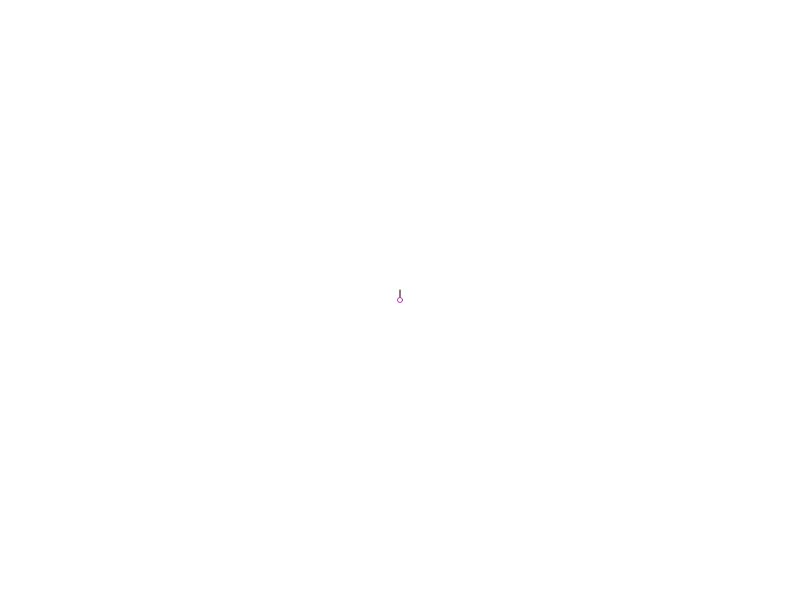
Frame 1 (no input)
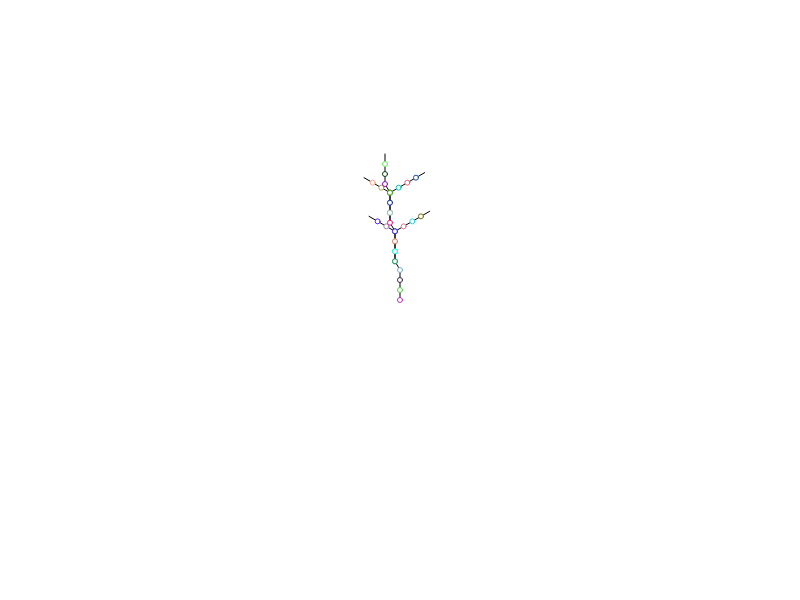
Frame 60 (no input)
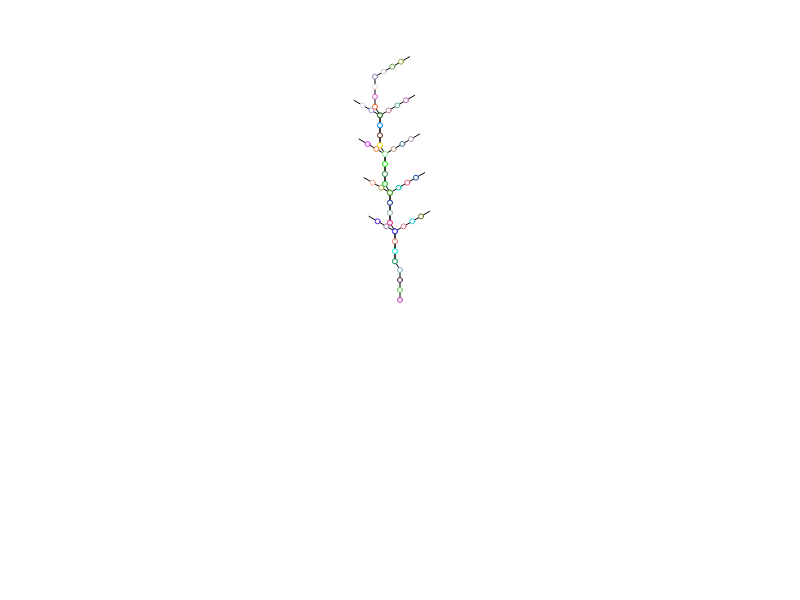
Frame 120 (the mouse pressed at the canvas centre since frame 60)

The p5.js sketch that drew these frames (run headless with seeded random() and noise() and a simulated clock; from frame 60 on, the mouse is pressed at the canvas centre):

// p5.js sketch
// ── sketch.js
var x = [];
var y = [];
var angle = [];
var distance = 10;
var angleamt = 30;

var string = 'FFF-F[+FFF[++FFFF]--FFF]+';
var pos = 0;

function setup() {
  createCanvas(800, 600);
  x = [width/2];
  y = [height/2];
  angle = [270];
  background(255);
}

function draw() {
  
  var c = string.charAt(pos);
  turtle(c);
  pos = (pos+1) % string.length;

  
}

// TURTLE GRAPHICS INTERPRETER:
function turtle(k) {
  var curstack = x.length-1;
  if(k=='F') {
    stroke(0);
    var x1 = x[curstack] + distance*cos(radians(angle[curstack]));
    var y1 = y[curstack] + distance*sin(radians(angle[curstack]));
    line(x[curstack], y[curstack], x1, y1);
    stroke(random(255), random(255), random(255));
    ellipse(x[curstack], y[curstack], distance/2, distance/2);
    x[curstack] = x1;
    y[curstack] = y1;
  }
  else if(k=='f') {
    x[curstack] = x[curstack] + distance*cos(radians(angle[curstack]));
    y[curstack] = y[curstack] + distance*sin(radians(angle[curstack]));
  }
  else if(k=='+') angle[curstack]+=angleamt;
  else if(k=='-') angle[curstack]-=angleamt;
  else if(k=='[') // start a branch
  {
    x[curstack+1] = x[curstack];
    y[curstack+1] = y[curstack];
    angle[curstack+1] = angle[curstack];
  }
  else if(k==']') // end a branch
  {
    x.pop();
    y.pop();
    angle.pop();
  }
  else if(k=='C') background(255);
}
